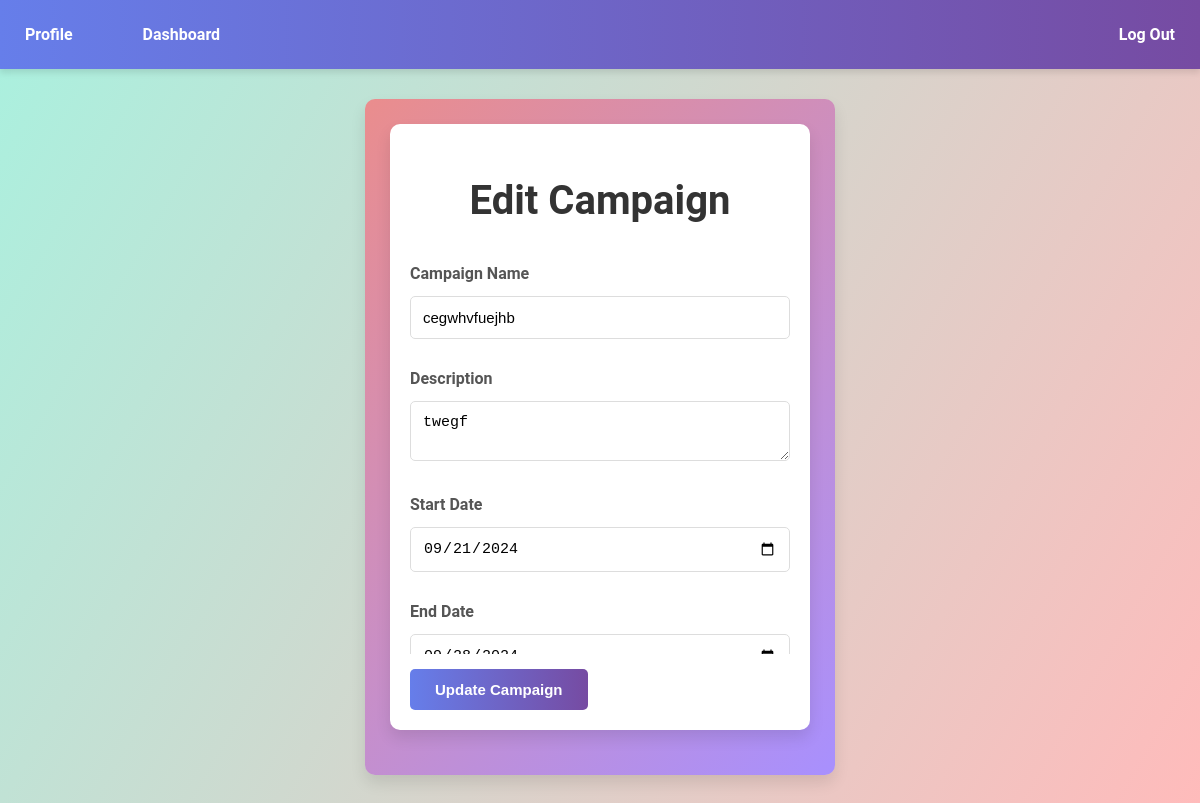
Page /edit_campaign/2 (signed in) on the committed database.
### app.py (models this page shows)
class Campaign(db.Model):
    id = db.Column(db.Integer, primary_key=True)
    name = db.Column(db.String(100), nullable=False)
    description = db.Column(db.String(500))
    start_date = db.Column(db.String(12))
    end_date = db.Column(db.String(12))
    budget = db.Column(db.Float)
    niche = db.Column(db.String(20))
    visibility = db.Column(db.String(10))
    goals = db.Column(db.String(500))
    sponsor_id = db.Column(db.Integer, db.ForeignKey('user.id'))
    is_flagged = db.Column(db.Boolean, default=False)
    requests = db.relationship('Request', backref='campaign', lazy=True, cascade="all, delete-orphan")

### app.py (the view, shortened to what this page needs)
@app.route('/edit_campaign/<int:campaign_id>', methods=['GET', 'POST'])
@login_required
def edit_campaign(campaign_id):
    campaign = Campaign.query.get_or_404(campaign_id)
    if current_user.role == 'sponsor' and campaign.sponsor_id == current_user.id:
        return render_template('edit_campaign.html', campaign=campaign)
    return redirect(url_for('dashboard'))

### app.py (called while the page is built)
@login_manager.user_loader
def load_user(user_id):
    return User.query.get(int(user_id))

### templates/edit_campaign.html (shortened to what this page needs)
<!DOCTYPE html>
<html lang="en">
<head>
    <link rel="stylesheet" href={{ url_for('static', filename="edit_campaign.css") }}>
</head>
<body>
    <nav>
        <div class="nav-left">
            <a href="{{ url_for('profile') }}">Profile</a>
            <a href="{{ url_for('dashboard') }}">Dashboard</a>
        </div>
        <div class="nav-right">
            <a href="{{ url_for('logout') }}">Log Out</a>
        </div>
    </nav>
    <div class="container">
        <div class="second card">
            <h2>Edit Campaign</h2>
            <form method="POST" action="{{ url_for('edit_campaign', campaign_id=campaign.id) }}">
                <div class="scrollable">
                    <label for="name">Campaign Name</label>
                    <input type="text" id="name" name="name" value="{{ campaign.name }}" required>
                    <label for="description">Description</label>
                    <textarea id="description" name="description" required>{{ campaign.description }}</textarea>
                    <label for="start_date">Start Date</label>
                    <input type="Date" id="start_date" name="start_date" value="{{ campaign.start_date }}" required>
                    <label for="end_date">End Date</label>
                    <input type="Date" id="end_date" name="end_date" value="{{ campaign.end_date }}" required>
                </div>
                <button type="submit" class="button">Update Campaign</button>
            </form>
        </div>
    </div>
</body>
</html>

### static/edit_campaign.css (style rules this page uses)
body { font-family: 'Roboto', sans-serif; background: linear-gradient(120deg, #A9F1DF , #FFBBBB); margin: 0; padding: 0; display: flex; flex-direction: column; align-items: center; color: #333; }
.card { background: #ffffff; border-radius: 10px; box-shadow: 0 8px 15px rgba(0, 0, 0, 0.1); padding: 20px; margin-bottom: 20px; }
.card { margin-top: 0; }
.scrollable { max-height: 400px; overflow-y: auto; }
.container { width: 35%; max-width: 1200px; margin: 30px auto; background: #ffffff; padding: 25px; border-radius: 10px; box-shadow: 0 8px 15px rgba(0, 0, 0, 0.1); background: linear-gradient(-225deg,#EA8D8D , #A890FE); }
nav { width: 100%; background: linear-gradient(90deg, #667eea, #764ba2); padding: 15px 0; display: flex; align-items: center; justify-content: space-between; position: sticky; top: 0; z-index: 1000; box-shadow: 0 4px 6px rgba(0, 0, 0, 0.1); }
.nav-left { display: flex; gap: 20px; }
.nav-right { display: flex; justify-content: flex-end; }
nav a { color: white; text-decoration: none; padding: 10px 25px; font-weight: bold; border-radius: 5px; transition: background 0.3s ease, color 0.3s ease; }
h2 { text-align: center; color: #333; margin-bottom: 30px; font-size: 2.5rem; }
form { margin-top: 20px; display: inline; }
label { display: block; margin: 10px 0 5px; color: #555; font-weight: bold; }
input[type="text"], textarea, select, input[type="Date"], input[type="number"] { width: 100%; padding: 12px; margin: 8px 0 20px; border-radius: 5px; border: 1px solid #ddd; font-size: 15px; box-sizing: border-box; }
textarea { resize: vertical; }
.button { display: inline-block; padding: 12px 25px; margin-top: 15px; background: linear-gradient(90deg, #667eea, #764ba2); color: white; text-decoration: none; border-radius: 5px; transition: background 0.3s ease, transform 0.2s ease; cursor: pointer; border: none; font-size: 15px; font-weight: bold; }

### rows in the picture
Campaign: name "cegwhvfuejhb", description "twegf", start_date "09/21/2024", end_date "09/28/2024"
